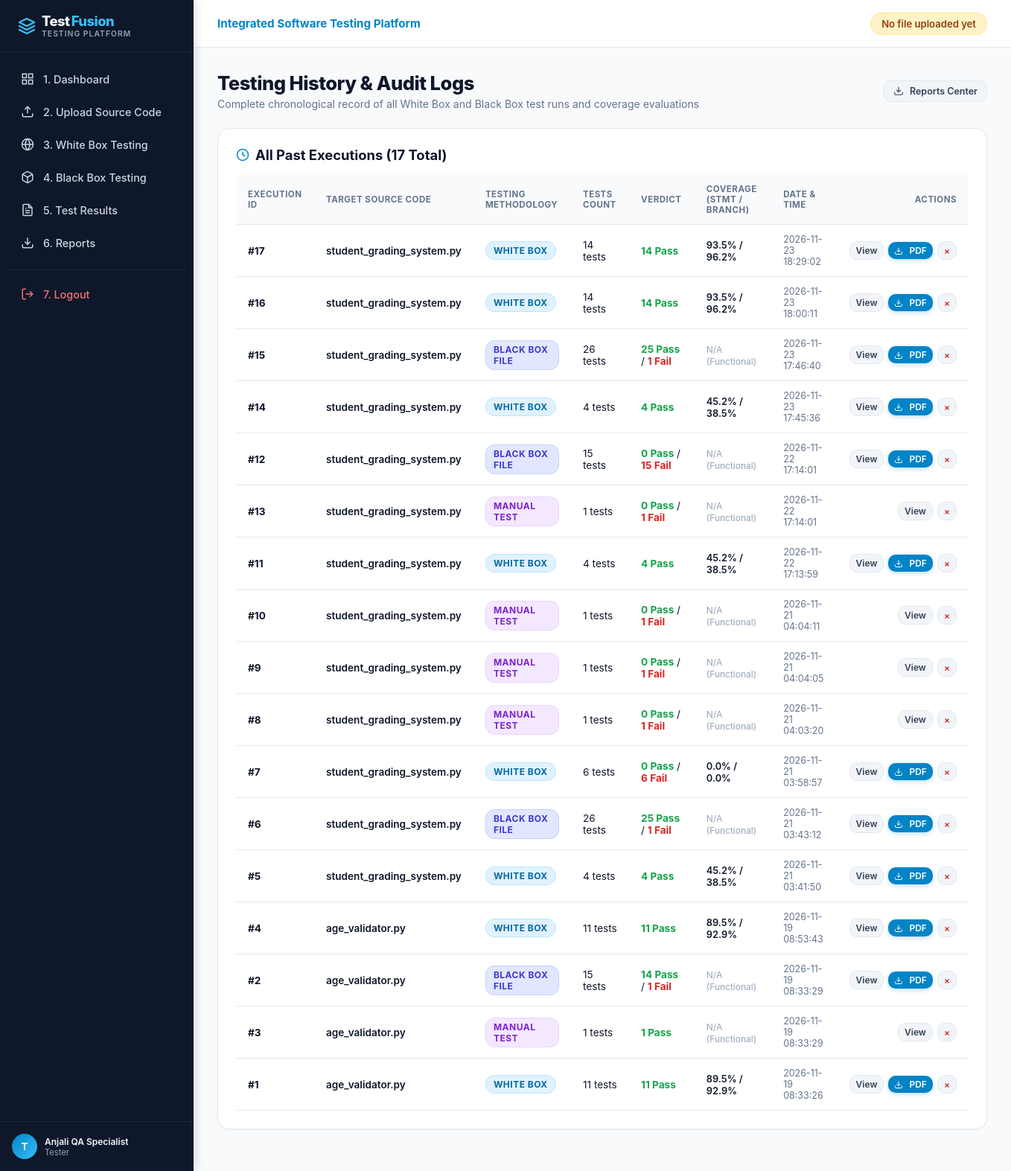
Screenshot of /history (signed in) with the database file from the repository.
### tables this page shows
CREATE TABLE users (
    id INTEGER PRIMARY KEY AUTOINCREMENT,
    username TEXT UNIQUE NOT NULL,
    email TEXT UNIQUE NOT NULL,
    password_hash TEXT NOT NULL,
    full_name TEXT NOT NULL,
    role TEXT DEFAULT 'Tester',
    created_at TIMESTAMP DEFAULT CURRENT_TIMESTAMP
);

CREATE TABLE test_executions (
    id INTEGER PRIMARY KEY AUTOINCREMENT,
    user_id INTEGER NOT NULL,
    file_id INTEGER,
    test_type TEXT NOT NULL,
    total_tests INTEGER DEFAULT 0,
    passed_tests INTEGER DEFAULT 0,
    failed_tests INTEGER DEFAULT 0,
    statement_coverage REAL DEFAULT 0.0,
    branch_coverage REAL DEFAULT 0.0,
    total_statements INTEGER DEFAULT 0,
    covered_statements INTEGER DEFAULT 0,
    total_branches INTEGER DEFAULT 0,
    covered_branches INTEGER DEFAULT 0,
    duration_ms INTEGER DEFAULT 0,
    executed_lines TEXT DEFAULT '[]',
    missing_lines TEXT DEFAULT '[]',
    uncovered_branches TEXT DEFAULT '[]',
    pdf_report_path TEXT,
    executed_at TIMESTAMP DEFAULT CURRENT_TIMESTAMP,
    FOREIGN KEY (user_id) REFERENCES users(id) ON DELETE CASCADE,
    FOREIGN KEY (file_id) REFERENCES uploaded_files(id) ON DELETE SET NULL
);

CREATE TABLE uploaded_files (
    id INTEGER PRIMARY KEY AUTOINCREMENT,
    user_id INTEGER NOT NULL,
    filename TEXT NOT NULL,
    filepath TEXT NOT NULL,
    file_content TEXT NOT NULL,
    file_size INTEGER NOT NULL,
    uploaded_at TIMESTAMP DEFAULT CURRENT_TIMESTAMP,
    FOREIGN KEY (user_id) REFERENCES users(id) ON DELETE CASCADE
);

### app.py (the view)
@app.route('/history')
@login_required
def history():
    user_id = session['user_id']
    conn = get_db_connection()
    runs = conn.execute("""
        SELECT e.*, f.filename
        FROM test_executions e
        LEFT JOIN uploaded_files f ON e.file_id = f.id
        WHERE e.user_id = ?
        ORDER BY e.executed_at DESC
    """, (user_id,)).fetchall()
    conn.close()
    return render_template('history.html', runs=runs)

### app.py (called while the page is built)
def login_required(f):
    @wraps(f)
    def decorated_function(*args, **kwargs):
        if 'user_id' not in session:
            flash("Please log in to access the testing platform.", "warning")
            return redirect(url_for('login'))
        return f(*args, **kwargs)
    return decorated_function

def get_current_user():
    if 'user_id' not in session:
        return None
    conn = get_db_connection()
    user = conn.execute("SELECT id, username, email, full_name, role FROM users WHERE id = ?", (session['user_id'],)).fetchone()
    conn.close()
    return user

@app.context_processor
def inject_globals():
    return {
        'current_user': get_current_user(),
        'now': datetime.now()
    }

### database/db.py (called while the page is built)
def get_db_connection():
    conn = sqlite3.connect(DB_PATH)
    conn.row_factory = sqlite3.Row
    conn.execute("PRAGMA foreign_keys = ON;")
    return conn

### templates/history.html (shortened to what this page needs)
{% extends "base.html" %}
{% block content %}
<div class="page-header">
    <div>
        <h1 class="page-title">Testing History &amp; Audit Logs</h1>
        <p class="page-subtitle">Complete chronological record of all White Box and Black Box test runs and coverage evaluations</p>
    </div>
    <div style="display: flex; gap: 10px;">
        <a href="{{ url_for('reports') }}" class="btn btn-secondary btn-sm">
            <svg width="14" height="14" viewBox="0 0 24 24" fill="none" stroke="currentColor" stroke-width="2"><path d="M21 15v4a2 2 0 0 1-2 2H5a2 2 0 0 1-2-2v-4"></path><polyline points="7 10 12 15 17 10"></polyline><line x1="12" y1="15" x2="12" y2="3"></line></svg>
            Reports Center
        </a>
    </div>
</div>
<div class="content-card">
    <div style="display: flex; justify-content: space-between; align-items: center; margin-bottom: 16px;">
        <h2 class="card-title" style="margin-bottom: 0;">
            <svg width="18" height="18" viewBox="0 0 24 24" fill="none" stroke="#0284c7" stroke-width="2"><circle cx="12" cy="12" r="10"></circle><polyline points="12 6 12 12 16 14"></polyline></svg>
            All Past Executions ({{ runs | length }} Total)
        </h2>
    </div>
    <div class="table-responsive">
        <table class="custom-table">
            <thead>
                <tr>
                    <th>Execution ID</th>
                    <th>Target Source Code</th>
                    <th>Testing Methodology</th>
                    <th>Tests Count</th>
                    <th>Verdict</th>
                    <th>Coverage (Stmt / Branch)</th>
                    <th>Date &amp; Time</th>
                    <th style="text-align: right;">Actions</th>
                </tr>
            </thead>
            <tbody>
                {% for r in runs %}
                <tr>
                    <td><b>#{{ r['id'] }}</b></td>
                    <td>
                        <span style="font-weight: 600; color: #0f172a;">{{ r['filename'] or 'N/A' }}</span>
                    </td>
                    <td>
                        {% if r['test_type'] == 'WHITE_BOX' %}
                            <span class="badge badge-info">White Box</span>
                        {% elif r['test_type'] == 'BLACK_BOX_FILE' %}
                            <span class="badge" style="background:#e0e7ff; color:#4338ca; border:1px solid #c7d2fe;">Black Box File</span>
                        {% else %}
                            <span class="badge" style="background:#f3e8ff; color:#7e22ce; border:1px solid #e9d5ff;">Manual Test</span>
                        {% endif %}
                    </td>
                    <td>{{ r['total_tests'] }} tests</td>
                    <td>
                        <span style="color: #16a34a; font-weight: 700;">{{ r['passed_tests'] }} Pass</span>
                        {% if r['failed_tests'] > 0 %}
                            / <span style="color: #dc2626; font-weight: 700;">{{ r['failed_tests'] }} Fail</span>
                        {% endif %}
                    </td>
                    <td>
                        {% if r['test_type'] == 'WHITE_BOX' %}
                            <span style="font-size: 0.8rem; font-weight: 600;">
                                {{ r['statement_coverage'] | round(1) }}% / {{ r['branch_coverage'] | round(1) }}%
                            </span>
                        {% else %}
                            <span style="color: #94a3b8; font-size: 0.75rem;">N/A (Functional)</span>
                        {% endif %}
                    </td>
                    <td style="color: #64748b; font-size: 0.78rem;">{{ r['executed_at'] }}</td>
                    <td style="text-align: right;">
                        <div style="display: inline-flex; gap: 6px; align-items: center;">
                            <a href="{{ url_for('results', execution_id=r['id']) }}" class="btn btn-secondary btn-sm" style="padding: 4px 8px; font-size: 0.75rem;">
                                View
                            </a>
                            {% if r['pdf_report_path'] %}
                            <a href="{{ url_for('download_report', execution_id=r['id']) }}" class="btn btn-primary btn-sm" style="padding: 4px 8px; font-size: 0.75rem;" title="Download PDF">
                                <svg width="12" height="12" viewBox="0 0 24 24" fill="none" stroke="currentColor" stroke-width="2"><path d="M21 15v4a2 2 0 0 1-2 2H5a2 2 0 0 1-2-2v-4"></path><polyline points="7 10 12 15 17 10"></polyline><line x1="12" y1="15" x2="12" y2="3"></line></svg>
                                PDF
                            </a>
                            {% endif %}
                            <form action="{{ url_for('delete_execution', execution_id=r['id']) }}" method="POST" style="display: inline; margin: 0;" onsubmit="return confirm('Are you sure you want to delete execution record #{{ r['id'] }}?');">
                                <button type="submit" class="btn btn-secondary btn-sm" style="padding: 4px 8px; font-size: 0.75rem; color: #dc2626;" title="Delete Record">
                                    &times;
                                </button>
                            </form>
                        </div>
                    </td>
                </tr>
                {% else %}
                <tr>
                    <td colspan="8" style="text-align: center; color: #94a3b8; padding: 32px;">
                        No past testing executions found. Run tests to build your audit history.
                    </td>
                </tr>
                {% endfor %}
            </tbody>
        </table>
    </div>
</div>
{% endblock %}

### templates/base.html (shortened to what this page needs)
<!DOCTYPE html>
<html lang="en">
<head>
    <link rel="stylesheet" href="{{ url_for('static', filename='css/style.css') }}">
</head>
<body>
    <aside class="sidebar">
        <div class="sidebar-brand">
            <div>
                Test<span class="highlight">Fusion</span>
                <span class="sidebar-brand-subtitle">Testing Platform</span>
            </div>
        </div>
        <ul class="sidebar-menu">
            <li>
                <a href="{{ url_for('dashboard') }}" class="sidebar-link {% if request.endpoint == 'dashboard' %}active{% endif %}">
                    <svg viewBox="0 0 24 24" fill="none" stroke="currentColor" stroke-width="2"><rect x="3" y="3" width="7" height="7"></rect><rect x="14" y="3" width="7" height="7"></rect><rect x="14" y="14" width="7" height="7"></rect><rect x="3" y="14" width="7" height="7"></rect></svg>
                    <span>1. Dashboard</span>
                </a>
            </li>
            <li>
                <a href="{{ url_for('upload') }}" class="sidebar-link {% if request.endpoint == 'upload' %}active{% endif %}">
                    <svg viewBox="0 0 24 24" fill="none" stroke="currentColor" stroke-width="2"><path d="M21 15v4a2 2 0 0 1-2 2H5a2 2 0 0 1-2-2v-4"></path><polyline points="17 8 12 3 7 8"></polyline><line x1="12" y1="3" x2="12" y2="15"></line></svg>
                    <span>2. Upload Source Code</span>
                </a>
            </li>
            <li>
                <a href="{{ url_for('whitebox') }}" class="sidebar-link {% if request.endpoint == 'whitebox' %}active{% endif %}">
                    <svg viewBox="0 0 24 24" fill="none" stroke="currentColor" stroke-width="2"><circle cx="12" cy="12" r="10"></circle><path d="M12 2a14.5 14.5 0 0 0 0 20 14.5 14.5 0 0 0 0-20"></path><path d="M2 12h20"></path></svg>
                    <span>3. White Box Testing</span>
                </a>
            </li>
            <li>
                <a href="{{ url_for('blackbox') }}" class="sidebar-link {% if request.endpoint == 'blackbox' %}active{% endif %}">
                    <span>4. Black Box Testing</span>
                </a>
            </li>
            <li>
                <a href="{{ url_for('results') }}" class="sidebar-link {% if request.endpoint == 'results' %}active{% endif %}">
                    <span>5. Test Results</span>
                </a>
            </li>
            <li>
                <a href="{{ url_for('reports') }}" class="sidebar-link {% if request.endpoint == 'reports' %}active{% endif %}">
                    <svg viewBox="0 0 24 24" fill="none" stroke="currentColor" stroke-width="2"><path d="M21 15v4a2 2 0 0 1-2 2H5a2 2 0 0 1-2-2v-4"></path><polyline points="7 10 12 15 17 10"></polyline><line x1="12" y1="15" x2="12" y2="3"></line></svg>
                    <span>6. Reports</span>
                </a>
            </li>
            <li style="margin-top: 16px; border-top: 1px solid rgba(255,255,255,0.08); padding-top: 12px;">
                <a href="{{ url_for('logout') }}" class="sidebar-link" style="color: #f87171;">
                    <svg viewBox="0 0 24 24" fill="none" stroke="currentColor" stroke-width="2"><path d="M9 21H5a2 2 0 0 1-2-2V5a2 2 0 0 1 2-2h4"></path><polyline points="16 17 21 12 16 7"></polyline><line x1="21" y1="12" x2="9" y2="12"></line></svg>
                    <span>7. Logout</span>
                </a>
            </li>
        </ul>
        <div class="sidebar-footer">
            <div class="user-badge">
                <div class="user-avatar">
                    {{ current_user['username'][0].upper() if current_user else 'U' }}
                </div>
                <div style="overflow: hidden;">
                    <div style="color: #f1f5f9; font-weight: 600; white-space: nowrap; text-overflow: ellipsis; overflow: hidden;">
                        {{ current_user['full_name'] if current_user else 'Guest User' }}
                    </div>
                    <div style="font-size: 0.7rem; color: #94a3b8;">{{ current_user['role'] if current_user else 'Tester' }}</div>
                </div>
            </div>
        </div>
    </aside>
    <div class="main-wrapper">
        <header class="top-navbar">
            <div style="display: flex; align-items: center; gap: 12px;">
                <span style="font-weight: 700; color: #0284c7; font-size: 0.95rem;">Integrated Software Testing Platform</span>
            </div>
            <div style="display: flex; align-items: center; gap: 16px;">
                {% if session.get('active_file_id') %}
                <div class="file-status-badge">
                    <span style="width: 8px; height: 8px; border-radius: 50%; background-color: #16a34a; display: inline-block;"></span>
                    <span>Target: <b>Python Active File</b></span>
                </div>
                {% else %}
                <div class="file-status-badge" style="background: #fef3c7; border-color: #fde68a; color: #92400e;">
                    <span>No file uploaded yet</span>
                </div>
                {% endif %}
            </div>
        </header>
        <main class="content-area">
            {% block content %}{% endblock %}
        </main>
    </div>
</body>
</html>

### rows the page displays
users: username "T", full_name "Anjali QA Specialist", role "Tester"
test_executions: id "17", filename "student_grading_system.py", test_type "WHITE BOX", total_tests "14", passed_tests "14", statement_coverage "93.5", branch_coverage "96.2", executed_at "2026-11-23 18:29:02"
test_executions: id "16", filename "student_grading_system.py", test_type "WHITE BOX", total_tests "14", passed_tests "14", statement_coverage "93.5", branch_coverage "96.2", executed_at "2026-11-23 18:00:11"
test_executions: id "15", filename "student_grading_system.py", test_type "BLACK BOX FILE", total_tests "26", passed_tests "25", failed_tests "1", executed_at "2026-11-23 17:46:40"
test_executions: id "14", filename "student_grading_system.py", test_type "WHITE BOX", total_tests "4", passed_tests "4", statement_coverage "45.2", branch_coverage "38.5", executed_at "2026-11-23 17:45:36"
test_executions: id "12", filename "student_grading_system.py", test_type "BLACK BOX FILE", total_tests "15", passed_tests "0", failed_tests "15", executed_at "2026-11-22 17:14:01"
test_executions: id "13", filename "student_grading_system.py", test_type "MANUAL TEST", total_tests "1", passed_tests "0", failed_tests "1", executed_at "2026-11-22 17:14:01"
test_executions: id "11", filename "student_grading_system.py", test_type "WHITE BOX", total_tests "4", passed_tests "4", statement_coverage "45.2", branch_coverage "38.5", executed_at "2026-11-22 17:13:59"
test_executions: id "10", filename "student_grading_system.py", test_type "MANUAL TEST", total_tests "1", passed_tests "0", failed_tests "1", executed_at "2026-11-21 04:04:11"
test_executions: id "9", filename "student_grading_system.py", test_type "MANUAL TEST", total_tests "1", passed_tests "0", failed_tests "1", executed_at "2026-11-21 04:04:05"
test_executions: id "8", filename "student_grading_system.py", test_type "MANUAL TEST", total_tests "1", passed_tests "0", failed_tests "1", executed_at "2026-11-21 04:03:20"
test_executions: id "7", filename "student_grading_system.py", test_type "WHITE BOX", total_tests "6", passed_tests "0", failed_tests "6", statement_coverage "0.0", branch_coverage "0.0", executed_at "2026-11-21 03:58:57"
test_executions: id "6", filename "student_grading_system.py", test_type "BLACK BOX FILE", total_tests "26", passed_tests "25", failed_tests "1", executed_at "2026-11-21 03:43:12"
test_executions: id "5", filename "student_grading_system.py", test_type "WHITE BOX", total_tests "4", passed_tests "4", statement_coverage "45.2", branch_coverage "38.5", executed_at "2026-11-21 03:41:50"
test_executions: id "4", filename "age_validator.py", test_type "WHITE BOX", total_tests "11", passed_tests "11", statement_coverage "89.5", branch_coverage "92.9", executed_at "2026-11-19 08:53:43"
test_executions: id "2", filename "age_validator.py", test_type "BLACK BOX FILE", total_tests "15", passed_tests "14", failed_tests "1", executed_at "2026-11-19 08:33:29"
test_executions: id "3", filename "age_validator.py", test_type "MANUAL TEST", total_tests "1", passed_tests "1", executed_at "2026-11-19 08:33:29"
test_executions: id "1", filename "age_validator.py", test_type "WHITE BOX", total_tests "11", passed_tests "11", statement_coverage "89.5", branch_coverage "92.9", executed_at "2026-11-19 08:33:26"

### other values shown
{{ runs | length }} "17"
